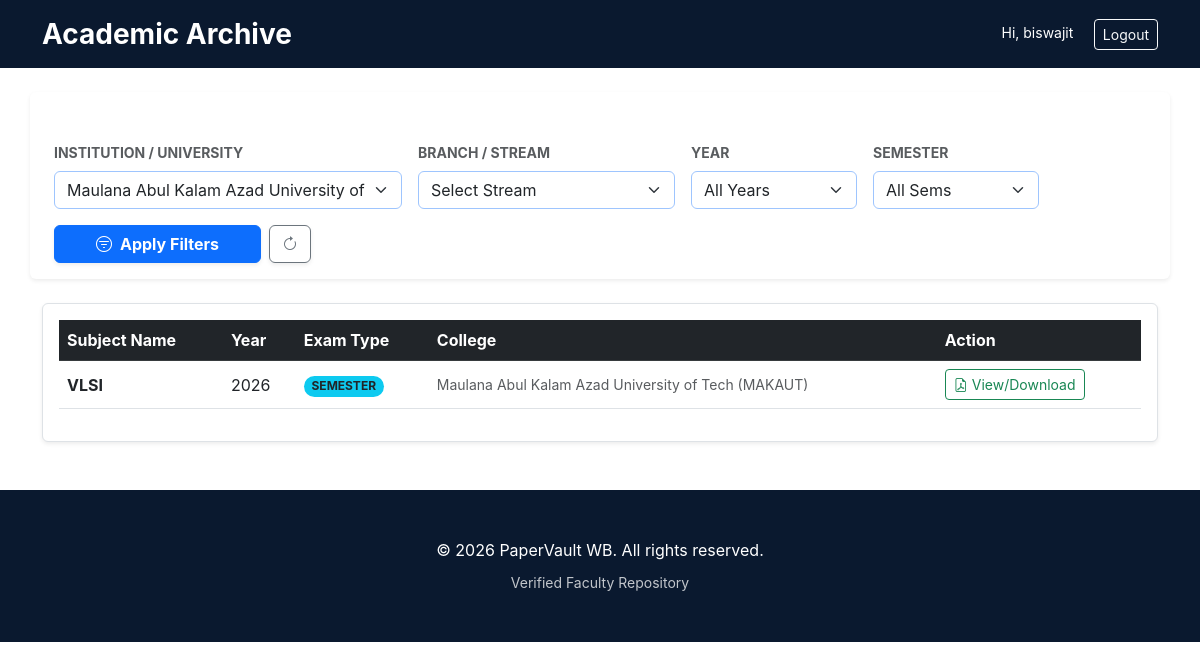
Page /search/?college=1 (signed in) on the committed database.
### papers/models.py (models this page shows, shortened)
class Paper(models.Model):
    EXAM_TYPES = [
        ('INTERNAL', 'Internal / CA'),
        ('SEMESTER', 'Semester (End-Sem)'),
        ('PRACTICAL', 'Practical Exam'),
    ]
    title = models.CharField(max_length=200)
    college = models.ForeignKey('colleges.College', on_delete=models.CASCADE)
    stream = models.ForeignKey('colleges.Stream', on_delete=models.CASCADE)
    semester = models.IntegerField(choices=[(i, f"Semester {i}") for i in range(1, 9)])
    year = models.IntegerField()
    subject_name = models.CharField(max_length=150)
    subject_code = models.CharField(max_length=20)
    exam_type = models.CharField(max_length=20, choices=EXAM_TYPES)
    pdf_file = models.FileField(upload_to='papers/%Y/%m/')
    uploaded_by = models.ForeignKey(User, on_delete=models.SET_NULL, null=True)
    uploaded_at = models.DateTimeField(auto_now_add=True)

### colleges/models.py (models this page shows, shortened)
class College(models.Model):
    UNIVERSITY_CHOICES = [
        ('MAKAUT', 'MAKAUT (formerly WBUT)'),
        ('JU', 'Jadavpur University'),
        ('CU', 'Calcutta University'),
        ('AUTONOMOUS', 'Autonomous Institution'),
    ]
    name = models.CharField(max_length=255)
    slug = models.SlugField(unique=True)
    university = models.CharField(max_length=20, choices=UNIVERSITY_CHOICES)
    logo = models.ImageField(upload_to='college_logos/', blank=True)

### papers/views.py (the view)
# urls.py: path('search/', views.paper_search, name='papers'),
def paper_search(request):
    papers = Paper.objects.all().order_by('-year')
    college_id = request.GET.get('college')
    stream_id = request.GET.get('stream')
    sem = request.GET.get('semester')
    year = request.GET.get('year')
    if college_id: papers = papers.filter(college_id=college_id)
    if stream_id: papers = papers.filter(stream_id=stream_id)
    if sem: papers = papers.filter(semester=sem)
    if year: papers = papers.filter(year=year)
    current_year = datetime.datetime.now().year
    year_range = range(current_year, current_year - 10, -1)
    context = {
        'papers': papers,
        'colleges': College.objects.all(),
        'streams': Stream.objects.all(),
        'year_range': year_range,
    }
    return render(request, 'papers.html', context)

### templates/papers.html (shortened to what this page needs)
{% extends 'base.html' %}
{% block content %}
<div class="container mt-4">
    <div class="card shadow-sm border-0 mb-4 p-3 animate-fadeIn row">
        <form method="GET" action="{% url 'papers' %}" class="row g-3 align-items-end">
            <div class="col-md-4">
                <label class="form-label fw-bold small text-muted text-uppercase">Institution / University</label>
                <select name="college" class="form-select shadow-none border-primary-subtle">
                    {% for c in colleges %}
                    <option value="{{c.id}}" {% if request.GET.college == c.id|stringformat:"s" %}selected{% endif %}>{{c.name}}</option>
                    {% endfor %}
                </select>
            </div>
            <div class="col-md-3">
                <label class="form-label fw-bold small text-muted text-uppercase">Branch / Stream</label>
                <select name="stream" class="form-select shadow-none border-primary-subtle">
                    <option value="">Select Stream</option>
                </select>
            </div>
            <div class="col-md-2">
                <label class="form-label fw-bold small text-muted text-uppercase">Year</label>
                    <select name="year" class="form-select shadow-none border-primary-subtle">
                        <option value="">All Years</option>
                    </select>
            </div>
            <div class="col-md-2">
                <label class="form-label fw-bold small text-muted text-uppercase">Semester</label>
                <select name="semester" class="form-select shadow-none border-primary-subtle">
                    <option value="">All Sems</option>
                </select>
            </div>
            <div class="col-md-3">
                <div class="d-flex gap-2">
                    <button type="submit" class="btn btn-primary w-100 shadow-sm fw-bold">
                        <i class="bi bi-filter-circle me-2"></i>Apply Filters
                    </button>
                    <a href="{% url 'papers' %}" class="btn btn-outline-secondary shadow-sm">
                        <i class="bi bi-arrow-clockwise"></i>
                    </a>
                </div>
            </div>
        </form>
    </div>
    <div class="table-responsive bg-white p-3 shadow-sm rounded border">
        <table class="table table-hover align-middle">
            <thead class="table-dark">
                <tr>
                    <th>Subject Name</th>
                    <th>Year</th>
                    <th>Exam Type</th>
                    <th>College</th>
                    <th>Action</th>
                </tr>
            </thead>
            <tbody>
                {% for paper in papers %}
                <tr>
                    <td class="fw-bold">{{ paper.subject_name }}</td>
                    <td>{{ paper.year }}</td>
                    <td><span class="badge rounded-pill bg-info text-dark">{{ paper.exam_type }}</span></td>
                    <td class="small text-muted">{{ paper.college.name }}</td>
                    <td>
                        <a href="{{ paper.pdf_file.url }}" class="btn btn-sm btn-outline-success" target="_blank">
                            <i class="bi bi-file-earmark-pdf me-1"></i>View/Download
                        </a>
                    </td>
                </tr>
                {% endfor %}
            </tbody>
        </table>
    </div>
</div>
{% endblock %}

### templates/base.html (shortened to what this page needs)
{% load static %}
<!DOCTYPE html>
<html lang="en">
<head>
    <link href="https://cdn.jsdelivr.net/npm/bootstrap@5.3.0/dist/css/bootstrap.min.css" rel="stylesheet">
    <link rel="stylesheet" href="https://cdn.jsdelivr.net/npm/bootstrap-icons@1.11.0/font/bootstrap-icons.css">
    <link rel="stylesheet" href="{% static 'css/style.css' %}?v=1.2">
</head>
<body>
    <nav class="navbar navbar-expand-lg sticky-top">
    <div class="container">
        <a class="navbar-brand fw-bold fs-3" href="/">
            Academic Archive
        </a>
        <div class="ms-auto">
            {% if user.is_authenticated %}
                <span class="text-white me-3 small">Hi, {{ user.username }}</span>
                <form action="{% url 'logout' %}" method="post" style="display: inline;">
                    <button type="submit" class="btn btn-outline-light btn-sm">Logout</button>
                </form>
            {% else %}
                <a href="{% url 'login' %}" class="btn btn-outline-light btn-sm px-4">Sign In</a>
            {% endif %}
        </div>
    </div>
</nav>
{% block content %}{% endblock %}
<footer class="py-5 mt-5">
    <div class="container text-center">
        <p class="mb-0">&copy; 2026 PaperVault WB. All rights reserved.</p>
        <div class="mt-2">
            <small class="opacity-75 text-white">Verified Faculty Repository</small>
        </div>
    </div>
</footer>
</body>
</html>

### static/css/style.css (style rules this page uses)
:root { --nav-footer-bg: #0a192f; --accent-blue: #0056b3; --text-dark: #1a1a1a; --border-glow: rgba(0, 86, 179, 0.3); }
body { background-color: #ffffff; color: var(--text-dark); font-family: 'Inter', sans-serif; }
.navbar, footer { background-color: var(--nav-footer-bg) !important; }
.navbar-brand, .navbar-brand span { color: #ffffff !important; }
footer p, footer span, footer div { color: #ffffff !important; }

### rows in the picture
Paper: subject_name "VLSI", year "2026", exam_type "SEMESTER", college.name "Maulana Abul Kalam Azad University of Tech (MAKAUT)"

### other values in the picture
{{ user.username }} "biswajit"
form field college "Maulana Abul Kalam Azad University of Tech (MAKAUT)"
